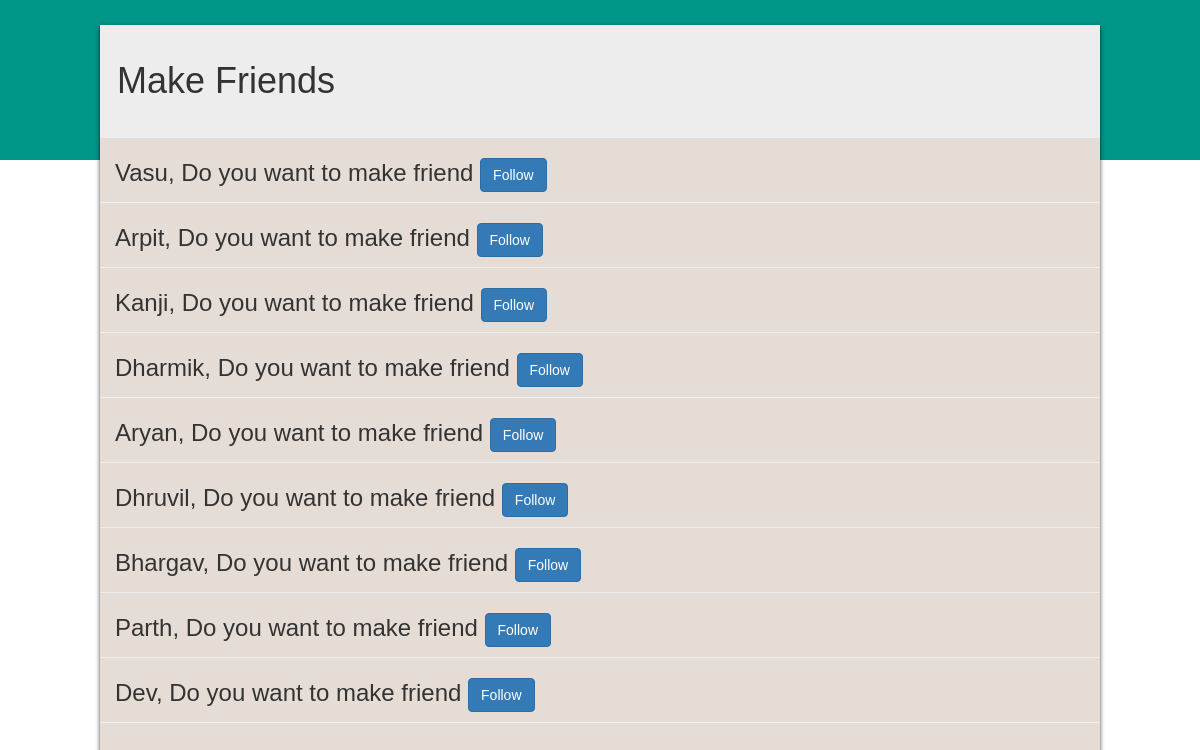
Page /store (signed in) on the committed database.
### chatifyApp/models.py (models this page shows)
class User(AbstractUser):
    user_id = models.CharField(max_length=50,primary_key=True,null=False,blank=False)
    dob = models.DateField(null=True)
    phoneno = models.IntegerField(null=True)
    coins = models.IntegerField(default=100)
    theme_id = models.ForeignKey(Themes,on_delete=models.CASCADE,to_field='theme_id',default=1)

### chatifyApp/views.py (the view)
# urls.py: path('store',views.store,name='store'),
def store(request):
    if request.session.get('username') is None:
        return redirect('login')
    if request.method == 'POST':
        username = request.session.get('username')
        friend = request.POST.get('friend')
        print(friend)
        user_id = User.objects.get(user_id=username)
        friend_id = User.objects.get(user_id=friend)
        obj = Friend_List.objects.create(user_id=user_id,friend_id=friend_id,friend_since=date.today(),friend_status='pending')
        obj.save()
        return redirect('store')
    else :
        username = request.session.get('username')
        user_obj_list = User.objects.all()
        sent_frnd_obj_list = Friend_List.objects.filter(user_id=username,friend_status='pending') | Friend_List.objects.filter(friend_id=username,friend_status='pending')
        accept_frnd_obj_list = Friend_List.objects.filter(user_id=username,friend_status='accept') | Friend_List.objects.filter(friend_id=username,friend_status='accept')
        userObj = User.objects.get(username=username)
        all_user_list = []
        admin = 'a1'
        for user in user_obj_list:
            if user.username != username and user.username != admin:
                all_user_list.append(user.username)
        print("all_user_list:")
        print(all_user_list)
        accept_user_list = []
        for user in accept_frnd_obj_list:
            if user.user_id != userObj:
                accept_user_list.append(user.user_id.username)
            else:
                accept_user_list.append(user.friend_id.username)
        sent_user_list = []
        for user in sent_frnd_obj_list:
            if user.user_id != userObj:
                sent_user_list.append(user.user_id.username)
            else:
                sent_user_list.append(user.friend_id.username)
        final_list = []
        for u in all_user_list:
            if u not in accept_user_list:
                final_list.append(u)
        print("final_list:")
        print(final_list)
        print("sent_user_list:")
        print(sent_user_list)
        print("accept_user_list:")
        print(accept_user_list)
        return render(request,'store.html',{'userList':final_list,'sentList':sent_user_list,'user':username})

### templates/store.html (shortened to what this page needs)
{% load static %}
<!DOCTYPE html>
<html lang="en">
<head>
    <link rel="stylesheet" href="{% static 'styles/notification.css' %}">
    <link rel="stylesheet" href="https://maxcdn.bootstrapcdn.com/bootstrap/3.4.1/css/bootstrap.min.css">
</head>
<body>
    <div class="main-container">
        <div class="header">
            <h1>Make Friends</h1>
        </div>
        <div class="req-list">
            <form action="{% url 'store' %}" method="post">
                {% for u in userList %}
                <div class="req-box">
                    <h3>{{u}}, Do you want to make friend
                        {% if u in sentList %}
                        <button style="margin-right: 50px;" class="btn btn-secondary btn-right" name="friend" value="{{u}}">Sent</button></h3>
                        {% else %}
                        <button style="margin-right: 50px;" class="btn btn-primary btn-right" name="friend" value="{{u}}">Follow</button></h3>
                        {% endif %}
                </div>
                {% endfor %}
            </form>
        </div>
    </div>
</body>
</html>

### static/styles/notification.css (style rules this page uses)
* { margin: 0; padding: 0; box-sizing: border-box; font-family: 'Poppins', sans-serif; }
body { display: flex; justify-content: center; align-items: center; min-height: 100vh; background: #ccc; }
.main-container { position: relative; width: 1000px; max-width: 100%; height: calc(100vh - 50px); background: #e5ddd5; box-shadow: 0px 1px 1px 0 rgba(0,0,0,0.5), 0px 2px 5px 0 rgba(0,0,0,0.6); }
.header { width: 100%; height: 15%; display: flex; align-items: center; background-color:#ededed; padding-left: 0.7rem; }
.header h1 { margin:1rem; font-size: 36px; }
.req-list { position: relative; height:calc(100% - 15%); overflow-y: auto; }
.main-container .req-list .req-box { position: relative; width: 100%; display:flex; align-items:center; cursor: pointer; padding-left: 15px; border-bottom: 1px solid #eee; }

### rows in the picture
User: userList "Vasu"
User: userList "Arpit"
User: userList "Kanji"
User: userList "Dharmik"
User: userList "Aryan"
User: userList "Dhruvil"
User: userList "Bhargav"
User: userList "Parth"
User: userList "Dev"
